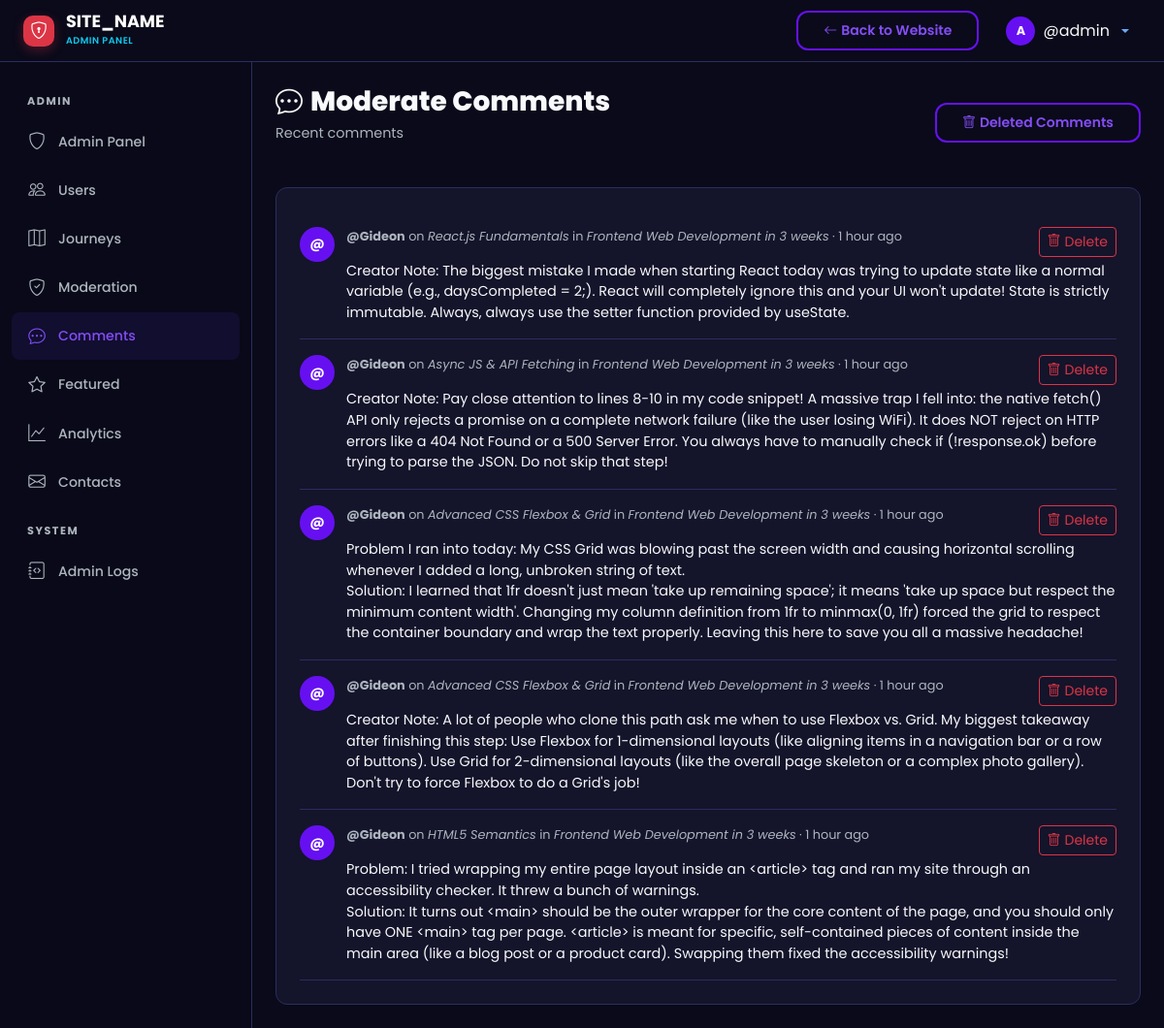
The app's page /admin/comments.php (signed in) with its own data.
### tables this page shows
CREATE TABLE `step_comments` (
  `id` int UNSIGNED NOT NULL,
  `step_id` int UNSIGNED NOT NULL,
  `user_id` int UNSIGNED NOT NULL,
  `parent_id` int UNSIGNED DEFAULT NULL,
  `content` text NOT NULL,
  `is_deleted` tinyint(1) NOT NULL DEFAULT '0',
  `created_at` datetime NOT NULL DEFAULT CURRENT_TIMESTAMP,
  `updated_at` datetime NOT NULL DEFAULT CURRENT_TIMESTAMP ON UPDATE CURRENT_TIMESTAMP
);

CREATE TABLE `users` (
  `id` int UNSIGNED NOT NULL,
  `username` varchar(50) NOT NULL,
  `email` varchar(255) NOT NULL,
  `password_hash` varchar(255) NOT NULL,
  `full_name` varchar(100) NOT NULL,
  `avatar` varchar(255) DEFAULT 'default-avatar.png',
  `bio` text,
  `role` enum('user','admin') NOT NULL DEFAULT 'user',
  `is_active` tinyint(1) NOT NULL DEFAULT '1',
  `current_streak` int UNSIGNED NOT NULL DEFAULT '0',
  `longest_streak` int UNSIGNED NOT NULL DEFAULT '0',
  `last_activity_date` date DEFAULT NULL,
  `created_at` datetime NOT NULL DEFAULT CURRENT_TIMESTAMP,
  `updated_at` datetime NOT NULL DEFAULT CURRENT_TIMESTAMP ON UPDATE CURRENT_TIMESTAMP
);

CREATE TABLE `steps` (
  `id` int UNSIGNED NOT NULL,
  `journey_id` int UNSIGNED NOT NULL,
  `step_number` int UNSIGNED NOT NULL,
  `title` varchar(255) NOT NULL,
  `description` text,
  `status` enum('pending','in_progress','completed') NOT NULL DEFAULT 'pending',
  `is_draft` tinyint(1) NOT NULL DEFAULT '0',
  `estimated_days` int UNSIGNED DEFAULT NULL,
  `created_at` datetime NOT NULL DEFAULT CURRENT_TIMESTAMP,
  `updated_at` datetime NOT NULL DEFAULT CURRENT_TIMESTAMP ON UPDATE CURRENT_TIMESTAMP
);

CREATE TABLE `journeys` (
  `id` int UNSIGNED NOT NULL,
  `user_id` int UNSIGNED NOT NULL,
  `title` varchar(255) NOT NULL,
  `slug` varchar(255) NOT NULL,
  `description` text,
  `category_id` int UNSIGNED DEFAULT NULL,
  `visibility` enum('public','private') NOT NULL DEFAULT 'public',
  `status` enum('active','completed','archived') NOT NULL DEFAULT 'active',
  `is_featured` tinyint(1) NOT NULL DEFAULT '0',
  `total_steps` int UNSIGNED NOT NULL DEFAULT '0',
  `completed_steps` int UNSIGNED NOT NULL DEFAULT '0',
  `clone_count` int UNSIGNED NOT NULL DEFAULT '0',
  `view_count` int UNSIGNED NOT NULL DEFAULT '0',
  `created_at` datetime NOT NULL DEFAULT CURRENT_TIMESTAMP,
  `updated_at` datetime NOT NULL DEFAULT CURRENT_TIMESTAMP ON UPDATE CURRENT_TIMESTAMP
);

### includes/helpers.php (called while the page is built, shortened)
<?php
function generateCSRFToken(): string {
    return $_SESSION['csrf_token'];
}
function sanitize(?string $input): string {
    return htmlspecialchars(trim($input), ENT_QUOTES, 'UTF-8');
}
function timeAgo(string $datetime): string {
    $now  = new DateTime();
    $past = new DateTime($datetime);
    $diff = $now->diff($past);
    if ($diff->h > 0) return $diff->h . ' hour' . ($diff->h > 1 ? 's' : '') . ' ago';
    return 'just now';
}

### admin/comments.php (the view, shortened to what this page needs)
<?php
require_once __DIR__ . '/../includes/helpers.php';
require_once __DIR__ . '/includes/admin_header.php';
$showDeleted = isset($_GET['deleted']);
if ($showDeleted) {
    $stmt = $db->query("SELECT sc.*, u.username, u.avatar, s.title AS step_title, j.title AS journey_title
        FROM step_comments sc JOIN users u ON sc.user_id = u.id JOIN steps s ON sc.step_id = s.id JOIN journeys j ON s.journey_id = j.id
        WHERE sc.is_deleted = 1 ORDER BY sc.created_at DESC LIMIT 50");
} else {
    $stmt = $db->query("SELECT sc.*, u.username, u.avatar, s.title AS step_title, j.title AS journey_title
        FROM step_comments sc JOIN users u ON sc.user_id = u.id JOIN steps s ON sc.step_id = s.id JOIN journeys j ON s.journey_id = j.id
        WHERE sc.is_deleted = 0 ORDER BY sc.created_at DESC LIMIT 50");
}
$comments = $stmt->fetchAll();
?>
<div class="st-page-header d-flex align-items-center justify-content-between flex-wrap gap-3">
    <div>
        <h1 class="st-page-title"><i class="bi bi-chat-dots me-2"></i>Moderate Comments</h1>
        <p class="st-page-subtitle"><?= $showDeleted ? 'Showing deleted comments' : 'Recent comments' ?></p>
    </div>
    <div>
        <?php if ($showDeleted): ?>
            <a href="<?= SITE_URL ?>/admin/comments.php" class="btn btn-st-secondary btn-sm"><i class="bi bi-eye me-1"></i>Active Comments</a>
        <?php else: ?>
            <a href="<?= SITE_URL ?>/admin/comments.php?deleted" class="btn btn-st-secondary btn-sm"><i class="bi bi-trash me-1"></i>Deleted Comments</a>
        <?php endif; ?>
    </div>
</div>
<div class="st-card">
    <?php if (empty($comments)): ?>
        <div class="st-empty-state py-4">
            <i class="bi bi-chat d-block"></i>
            <h6 class="text-muted">No comments found</h6>
        </div>
    <?php else: ?>
        <?php foreach ($comments as $c): ?>
        <div class="st-comment">
            <div class="st-avatar-initial" style="width:36px;height:36px;font-size:0.9rem;">
                <?= substr(sanitize(!empty($c['full_name']) ? $c['full_name'] : $c['username']), 0, 1) ?>
            </div>
            <div class="flex-grow-1">
                <div class="st-comment-meta d-flex justify-content-between">
                    <div>
                        <strong><?= sanitize($c['username']) ?></strong>
                        on <em><?= sanitize($c['step_title']) ?></em> in <em><?= sanitize($c['journey_title']) ?></em>
                        · <?= timeAgo($c['created_at']) ?>
                    </div>
                    <div>
                        <?php if ($showDeleted): ?>
                            <a href="?action=restore&id=<?= $c['id'] ?>&token=<?= generateCSRFToken() ?>" class="btn btn-sm btn-outline-success"><i class="bi bi-arrow-counterclockwise me-1"></i>Restore</a>
                        <?php else: ?>
                            <a href="?action=delete&id=<?= $c['id'] ?>&token=<?= generateCSRFToken() ?>" class="btn btn-sm btn-outline-danger" onclick="return confirmDelete('Delete this comment?')"><i class="bi bi-trash me-1"></i>Delete</a>
                        <?php endif; ?>
                    </div>
                </div>
                <div class="st-comment-body"><?= nl2br(sanitize($c['content'])) ?></div>
            </div>
        </div>
        <?php endforeach; ?>
    <?php endif; ?>
</div>
<?php require_once __DIR__ . '/includes/admin_footer.php'; ?>

### assets/css/style.css (style rules this page uses)
:root { --st-primary: #6610f2; --st-primary-light: #844df5; --st-primary-dark: #520dc2; --st-secondary: #0dcaf0; --st-accent: #0dcaf0; --st-success: #198754; --st-warning: #ffc107; --st-danger: #dc3545; --st-info: #0dcaf0; --st-dark: #0a0a1a; --st-dark-card: #14142b; --st-dark-surface: #1c1c3d; --st-dark-border: #2d2d5f; --st-text: #f8f9fa; --st-text-muted: #adb5bd; --st-gradient-1: var(--st-primary); --st-gradient-2: var(--st-secondary); --st-gradient-3: #6c5ce7; --st-radius: 12px; --st-radius-sm: 8px; --st-radius-lg: 24px; --st-shadow: 0 10px 30px rgba(0, 0, 0, 0.3); --st-shadow-sm: 0 4px 12px rgba(0, 0, 0, 0.2); --st-transition: all 0.3s cubic-bezier(0.4, 0, 0.2, 1); --st-font: 'Poppins', 'Montserrat', sans-serif; }
* { margin: 0; padding: 0; box-sizing: border-box; }
body { font-family: var(--st-font); background: var(--st-dark); color: var(--st-text); line-height: 1.6; overflow-x: hidden; min-height: 100vh; }
a { color: var(--st-primary-light); text-decoration: none; transition: var(--st-transition); }
.btn-st-secondary { background: transparent; border: 2px solid var(--st-primary); color: var(--st-primary-light); font-weight: 600; padding: 8px 26px; border-radius: var(--st-radius); transition: var(--st-transition); }
.st-card { background: var(--st-dark-card); border: 1px solid var(--st-dark-border); border-radius: var(--st-radius); padding: 24px; transition: var(--st-transition); }
.st-avatar-initial { width: 32px; height: 32px; background: var(--st-primary); color: #fff; border-radius: 50%; display: flex; align-items: center; justify-content: center; font-weight: 700; font-size: inherit; text-transform: uppercase; flex-shrink: 0; overflow: hidden; }
.st-comment { display: flex; gap: 12px; padding: 16px 0; border-bottom: 1px solid var(--st-dark-border); }
.st-comment-meta { font-size: 0.8rem; color: var(--st-text-muted); margin-bottom: 4px; }
.st-comment-body { font-size: 0.9rem; line-height: 1.5; }

### assets/css/dashboard.css (style rules this page uses)
.st-page-header { margin-bottom: 28px; }
.st-page-title { font-size: 1.75rem; font-weight: 800; margin-bottom: 4px; }
.st-page-subtitle { color: var(--st-text-muted); font-size: 0.9rem; }

### records on screen
step_comments: user.username "@", user.username "@Gideon", step.title "React.js Fundamentals", journeys.title "Frontend Web Development in 3 weeks", created_at "1 hour ago", content "Creator Note: The biggest mistake I made when starting React today was trying to update state like a normal variable (e.g., daysCompleted = 2;). React will completely ignore this and your UI won't update! State is strictly immutable. Always, always use the setter function provided by useState."
step_comments: user.username "@", user.username "@Gideon", step.title "Async JS & API Fetching", journeys.title "Frontend Web Development in 3 weeks", created_at "1 hour ago", content "Creator Note: Pay close attention to lines 8-10 in my code snippet! A massive trap I fell into: the native fetch() API only rejects a promise on a complete network failure (like the user losing WiFi). It does NOT reject on HTTP errors like a 404 Not Found or a 500 Server Error. You always have to manually check if (!response.ok) before trying to parse the JSON. Do not skip that step!"
step_comments: user.username "@", user.username "@Gideon", step.title "Advanced CSS Flexbox & Grid", journeys.title "Frontend Web Development in 3 weeks", created_at "1 hour ago", content "Problem I ran into today: My CSS Grid was blowing past the screen width and causing horizontal scrolling whenever I added a long, unbroken string of text. Solution: I learned that 1fr doesn't just mean 'take up remaining space'; it means 'take up space but respect the minimum content width'. Changing my column definition from 1fr to minmax(0, 1fr) forced the grid to respect the container boundary and wrap the text properly. Leaving this here to save you all a massive headache!"
step_comments: user.username "@", user.username "@Gideon", step.title "Advanced CSS Flexbox & Grid", journeys.title "Frontend Web Development in 3 weeks", created_at "1 hour ago", content "Creator Note: A lot of people who clone this path ask me when to use Flexbox vs. Grid. My biggest takeaway after finishing this step: Use Flexbox for 1-dimensional layouts (like aligning items in a navigation bar or a row of buttons). Use Grid for 2-dimensional layouts (like the overall page skeleton or a complex photo gallery). Don't try to force Flexbox to do a Grid's job!"
step_comments: user.username "@", user.username "@Gideon", step.title "HTML5 Semantics", journeys.title "Frontend Web Development in 3 weeks", timeAgo($c['created_at']) "1 hour ago", content "Problem: I tried wrapping my entire page layout inside an <article> tag and ran my site through an accessibility checker. It threw a bunch of warnings. Solution: It turns out <main> should be the outer wrapper for the core content of the page, and you should only have ONE <main> tag per page. <article> is meant for specific, self-contained pieces of content inside the main area (like a blog post or a product card). Swapping them fixed the accessibility warnings!"

### other values on screen
SITE_NAME "SITE_NAME"
$currentUser['username'] "@admin"
